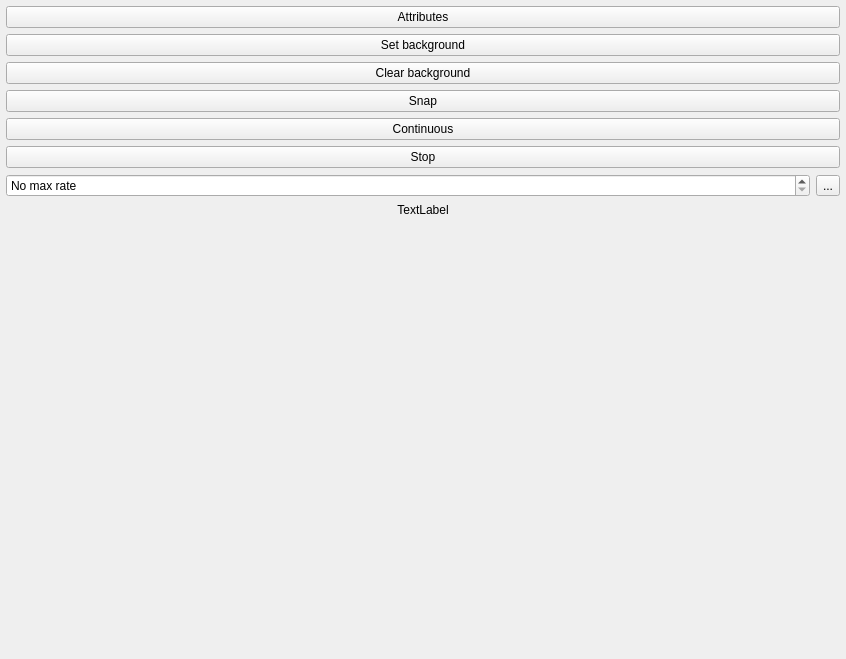
<?xml version="1.0" encoding="UTF-8"?>
<ui version="4.0">
 <class>Form</class>
 <widget class="QWidget" name="Form">
  <property name="geometry">
   <rect>
    <x>0</x>
    <y>0</y>
    <width>846</width>
    <height>659</height>
   </rect>
  </property>
  <property name="windowTitle">
   <string>Form</string>
  </property>
  <layout class="QHBoxLayout" name="horizontalLayout_2">
   <property name="leftMargin">
    <number>6</number>
   </property>
   <property name="topMargin">
    <number>6</number>
   </property>
   <property name="rightMargin">
    <number>6</number>
   </property>
   <property name="bottomMargin">
    <number>6</number>
   </property>
   <item>
    <layout class="QHBoxLayout" name="horizontalLayout">
     <item>
      <layout class="QVBoxLayout" name="verticalLayout">
       <item>
        <widget class="QPushButton" name="pushButton_attributes">
         <property name="toolTip">
          <string>View IMAQdx attributes</string>
         </property>
         <property name="text">
          <string>Attributes</string>
         </property>
         <property name="icon">
          <iconset resource="../../../qtutils/icons/icons.qrc">
           <normaloff>:/qtutils/fugue/table-export.png</normaloff>:/qtutils/fugue/table-export.png</iconset>
         </property>
        </widget>
       </item>
       <item>
        <widget class="QPushButton" name="pushButton_set_bg">
         <property name="toolTip">
          <string>Set current image as the background, to be subtracted from displayed images</string>
         </property>
         <property name="text">
          <string>Set background</string>
         </property>
         <property name="icon">
          <iconset resource="../../../qtutils/icons/icons.qrc">
           <normaloff>:/qtutils/fugue/image--plus.png</normaloff>:/qtutils/fugue/image--plus.png</iconset>
         </property>
        </widget>
       </item>
       <item>
        <widget class="QPushButton" name="pushButton_clear_bg">
         <property name="toolTip">
          <string>Clear the background image</string>
         </property>
         <property name="text">
          <string>Clear background</string>
         </property>
         <property name="icon">
          <iconset resource="../../../qtutils/icons/icons.qrc">
           <normaloff>:/qtutils/fugue/image--minus.png</normaloff>:/qtutils/fugue/image--minus.png</iconset>
         </property>
        </widget>
       </item>
       <item>
        <widget class="QPushButton" name="pushButton_snap">
         <property name="toolTip">
          <string>Take a single image</string>
         </property>
         <property name="text">
          <string>Snap</string>
         </property>
         <property name="icon">
          <iconset resource="../../../qtutils/icons/icons.qrc">
           <normaloff>:/qtutils/fugue/control-stop.png</normaloff>:/qtutils/fugue/control-stop.png</iconset>
         </property>
        </widget>
       </item>
       <item>
        <widget class="QPushButton" name="pushButton_continuous">
         <property name="toolTip">
          <string>Acquire images continuously</string>
         </property>
         <property name="text">
          <string>Continuous</string>
         </property>
         <property name="icon">
          <iconset resource="../../../qtutils/icons/icons.qrc">
           <normaloff>:/qtutils/fugue/control.png</normaloff>:/qtutils/fugue/control.png</iconset>
         </property>
        </widget>
       </item>
       <item>
        <widget class="QPushButton" name="pushButton_stop">
         <property name="toolTip">
          <string>Stop acquiring images</string>
         </property>
         <property name="text">
          <string>Stop</string>
         </property>
         <property name="icon">
          <iconset resource="../../../qtutils/icons/icons.qrc">
           <normaloff>:/qtutils/fugue/control-stop-square.png</normaloff>:/qtutils/fugue/control-stop-square.png</iconset>
         </property>
        </widget>
       </item>
       <item>
        <layout class="QHBoxLayout" name="horizontalLayout_3">
         <property name="topMargin">
          <number>0</number>
         </property>
         <item>
          <widget class="QDoubleSpinBox" name="doubleSpinBox_maxrate">
           <property name="toolTip">
            <string>&lt;html&gt;&lt;head/&gt;&lt;body&gt;&lt;p&gt;Maximum frame rate in continuous acquisition mode. Use this to reduce load on the computer during continuous acquisition,otherwise frames are acquired as quickly as possible, which may not be desirable on slower computers.&lt;/p&gt;&lt;/body&gt;&lt;/html&gt;</string>
           </property>
           <property name="specialValueText">
            <string>No max rate</string>
           </property>
           <property name="prefix">
            <string/>
           </property>
           <property name="suffix">
            <string> fps</string>
           </property>
           <property name="decimals">
            <number>1</number>
           </property>
           <property name="maximum">
            <double>9999.000000000000000</double>
           </property>
           <property name="value">
            <double>0.000000000000000</double>
           </property>
          </widget>
         </item>
         <item>
          <widget class="QToolButton" name="toolButton_nomax">
           <property name="toolTip">
            <string>No max rate</string>
           </property>
           <property name="text">
            <string>...</string>
           </property>
           <property name="icon">
            <iconset resource="../../../qtutils/icons/icons.qrc">
             <normaloff>:/qtutils/fugue/arrow-turn-180-left.png</normaloff>:/qtutils/fugue/arrow-turn-180-left.png</iconset>
           </property>
          </widget>
         </item>
        </layout>
       </item>
       <item>
        <widget class="QLabel" name="label_fps">
         <property name="text">
          <string>TextLabel</string>
         </property>
         <property name="alignment">
          <set>Qt::AlignCenter</set>
         </property>
        </widget>
       </item>
       <item>
        <spacer name="verticalSpacer">
         <property name="orientation">
          <enum>Qt::Vertical</enum>
         </property>
         <property name="sizeHint" stdset="0">
          <size>
           <width>20</width>
           <height>40</height>
          </size>
         </property>
        </spacer>
       </item>
      </layout>
     </item>
    </layout>
   </item>
  </layout>
 </widget>
 <resources>
  <include location="../../../qtutils/icons/icons.qrc"/>
 </resources>
 <connections/>
</ui>
